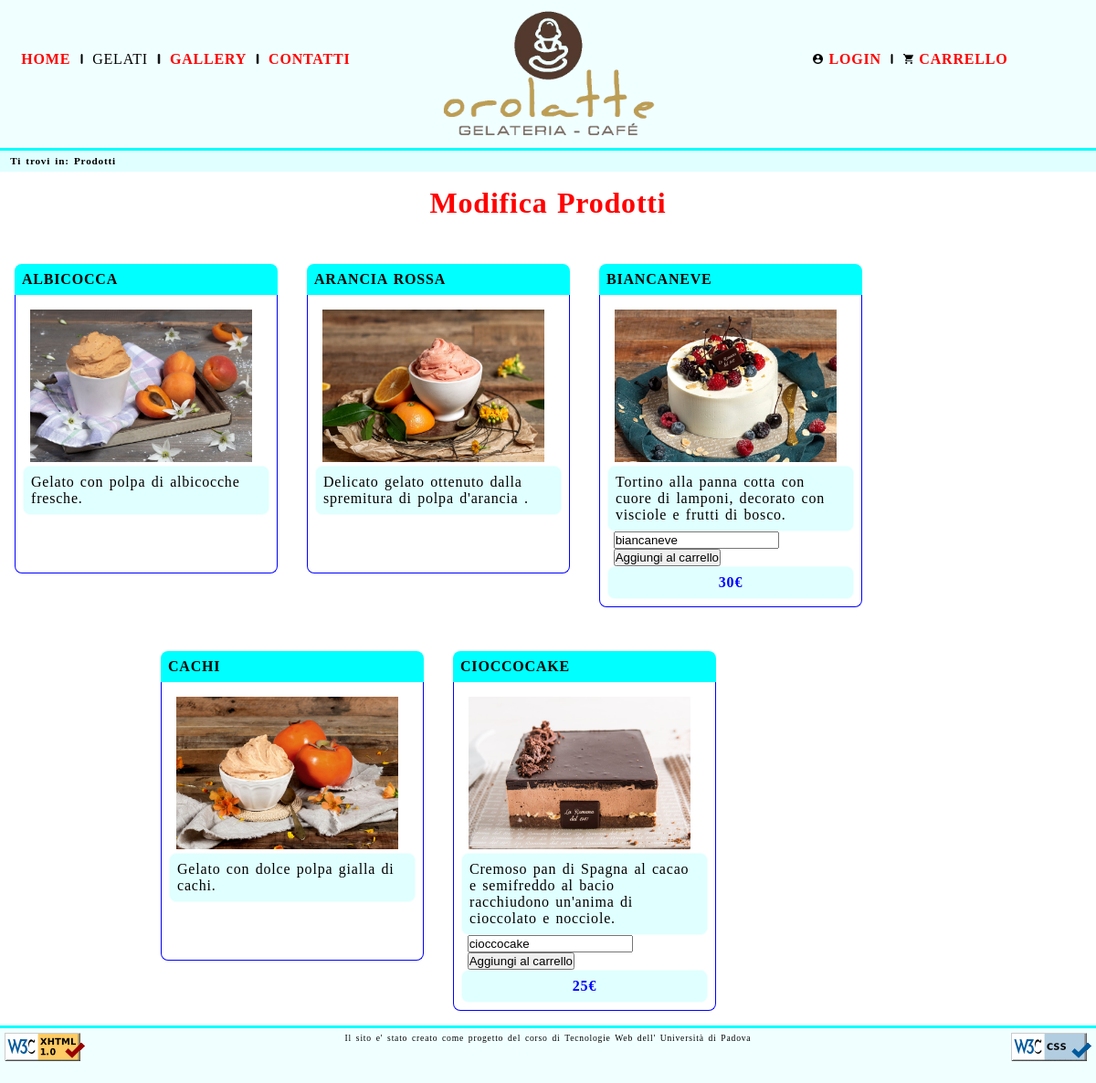
The app's page /prodotti.php with its own data.
### tables this page shows
CREATE TABLE `item` (
  `nome` varchar(20) NOT NULL,
  `descrizione` varchar(500) NOT NULL,
  `foto` varchar(100) NOT NULL,
  `alt_foto` varchar(100) NOT NULL,
  `nome_category` varchar(20) NOT NULL,
  `prezzo` int NOT NULL
);

### dbConnection.php (called while the page is built, shortened)
<?php
class DBAccess {
	private $connection;
	public function openDBConnection(){
		$this->connection = mysqli_connect(DBAccess::HOST_DB, DBAccess::USERNAME, DBAccess::PASSWORD, DBAccess::DATABASE_NAME);
		if(!$this->connection) {
			return false;
		}
		else {
			return true;
		}
	}
  public function getListaItem(){
    $querySelect="SELECT * FROM item ORDER BY nome ASC";
    $queryResult=mysqli_query($this->connection, $querySelect);
    if(mysqli_num_rows($queryResult)==0) {
      return null;
    }
    else{
      $listaProdotti = array();
      while($riga = mysqli_fetch_assoc($queryResult)){
        $singoloProdotto=array(
          "nome" => $riga['nome'],
          "descrizione" => $riga['descrizione'],
          "immagine" => $riga['foto'],
          "prezzo" => $riga['prezzo'],
          "alt" => $riga['alt_foto'],
          "categoria" => $riga['nome_category']
        );
        array_push($listaProdotti,$singoloProdotto);
      }
      return $listaProdotti;
    }
  }
}
?>

### prodotti.php (the view, shortened to what this page needs)
<?php
include "dbconnection.php";
$dbAccess=new DBAccess();
$connessioneRiuscita= $dbAccess->openDBConnection();
$paginaHTML=file_get_contents('prodotti.html');
if($connessioneRiuscita == false){
  die("Errore nell'apertura del DB");
}
else{
	$dbAccess->openDBConnection();
	$listaProdotti= $dbAccess->getListaItem();
	$dbAccess->closeDBConnection();
	if(isset($_SESSION["admin"]) && $_SESSION["admin"]){
		$paginaHTML=str_replace("<titolo/>", "<h2 >Modifica Prodotti</h2>", $paginaHTML);
	}
	else{
		$intestazione="<h2 id='inizio' accesskey='c'  >I Nostri Prodotti</h2>";
		$intestazione.='<div id="filtri">
		<form method="post" action="prodotti.php">
		<fieldset class="no_colore">
		<p  > Applica filtri:';
		if(isset($_POST['tutti'])){
			$intestazione.='<input type="submit"  name="tutti" value="Tutti" class="selezionato"/>';
			$paginaHTML=str_replace("<categoria/>", ">> Tutti", $paginaHTML);
		}
		else{
			$intestazione.='<input type="submit"    name="tutti" value="Tutti"/>';
		}
		if(isset($_POST['gelati'])){
			$intestazione.='<input type="submit" name="gelati" value="Gelati" class="selezionato"/>';
			$paginaHTML=str_replace("<categoria/>", ">> Gelati", $paginaHTML);
		}
		else{
			$intestazione.='<input type="submit"   name="gelati" value="Gelati"/>';
		}
		if(isset($_POST['torte'])){
			$intestazione.='<input type="submit" name="torte" value="Torte" class="selezionato"/>';
			$paginaHTML=str_replace("<categoria/>", ">> Torte", $paginaHTML);
		}
		else{
			$intestazione.='<input type="submit"    name="torte" value="Torte"/>';
		}
		$intestazione.='</p>
		</fieldset>
		</form>
		</div>';
		$paginaHTML=str_replace("<titolo/>", $intestazione, $paginaHTML);
	}
	if($listaProdotti != null){
		$definitionListProdotti='';
		foreach($listaProdotti as $prodotto){
			$definitionListProdotti.='<div class="flex"><dl id="prodotti"><dt >'.$prodotto['nome'];
			$definitionListProdotti.='</dt>';
			$definitionListProdotti.='<dd>';
			$definitionListProdotti.='<img  src="'.$prodotto['immagine'].'" alt="'.$prodotto['alt'].'"/>';
			if(isset($_SESSION["admin"]) && $_SESSION["admin"]){
				$definitionListProdotti.='<form method="post" action="prodotti.php">';
				$definitionListProdotti.='<input type="text" class="nome" name="name" value="'.$prodotto['nome'].'" />';
				if($prodotto['categoria']=="gelato"){
					$definitionListProdotti.='<div class="nome">';
				}
					$definitionListProdotti.='<label for="prezzo"  > Modifica Prezzo: </label>
					<input type="text" class="prezzo" name="prezzo"   value="'.$prodotto['prezzo'].'"/></br>';
				if($prodotto['categoria']=="gelato"){
					$definitionListProdotti.='</div>';
				}
				$definitionListProdotti.='<label for="Immagine" > Modifica Immagine: </label>
		<input type="text" class="immagine"   name="immagine" value="'.$prodotto['immagine'].'"/></br>';
				$definitionListProdotti.='<label for="Descrizione immagine"  > Modifica Descrizione immagine: </label>
				<textarea name="alt" rows="3" class="alt"   >'.$prodotto['alt'].' </textarea></br>';
				$definitionListProdotti.='<label for="Descrizione"  > Modifica Descrizione: </label>
				<textarea name="descrizione" rows="5" class="descrizione"   >'.$prodotto['descrizione'].' </textarea></br>';
				$definitionListProdotti.='<input type="submit" name="modifica" value="Modifica"  class="modifica"/></form>';
				$definitionListProdotti.='<form method="post" action="prodotti.php"><fieldset class="no_colore">';
				$definitionListProdotti.='<input type="text" class="nome" name="name" value="'.$prodotto['nome'].'" />';
				$definitionListProdotti.='<input type="submit" name="rimuovi" value="Rimuovi" class="rimuovi"    /></fieldset></form>';
				$definitionListProdotti.='</errelimina>';
			}
			else{
				$definitionListProdotti.='<p >'.$prodotto['descrizione'].'</p>';
				if($prodotto['categoria']=="torta"){
					$definitionListProdotti.='<form method="post" action="prodotti.php">';
				$definitionListProdotti.='<input type="text" class="nome" name="name" value="'.$prodotto['nome'].'" />';
				$definitionListProdotti.='<input type="submit"  name="aggiungi" value="Aggiungi al carrello" class="aggiungi" /></form>';
				$definitionListProdotti.='</errelimina>';
				$definitionListProdotti.='<div class="costo" ><p >'. $prodotto['prezzo'].'&euro;</p></div>';
				}
			}
			$definitionListProdotti.='</dd> </dl> </div>';
		}
	}
	else{
		$definitionListProdotti='<p>Nessun prodotto presente</p>';
	}
	 $paginaHTML=str_replace("<prodotti/>", $definitionListProdotti, $paginaHTML);
}
		if (isset($_SESSION['admin']) && $_SESSION["admin"] == false){
		$dbAccess->openDBConnection();
		$listaProdotti = $dbAccess->getListaProdotti_Carrello($_SESSION["email"]);
		$shopping_cart = '<div class="carrello-prodotti" >
  							<h2 accesskey="s" > Il tuo Ordine </h2>';
		$dbAccess->closeDBConnection();
		$totale=0;
		 if($listaProdotti != null) {
			$shopping_cart .= '<ul id="cart">';
			foreach ($listaProdotti as $prodotto) {
				$shopping_cart .= '<li>  <p class="item" >' . $prodotto['nome_item'] . '</p>
        <p class="prz" >' . $prodotto['prezzo']*$prodotto['quantità'] . '&euro;</p>
        <div class="qta">';
        $shopping_cart.='<form method="post" action="prodotti.php"><fieldset class="no_colore"><input type="text" class="nome" name="name" value="'.$prodotto['nome_item'].'" />';
		$shopping_cart.='<input type="submit"  name="meno" value="-" class="minus"/></fieldset></form> <p >'. $prodotto['quantità'] . '</p>';
        $shopping_cart.='<form method="post" action="prodotti.php"><fieldset class="no_colore"><input type="text" class="nome" name="name" value="'.$prodotto['nome_item'].'" />';
		$shopping_cart.='<input type="submit" name="aggiungi"  value="+" class="plus"/></fieldset></form> </div></li>';
		$totale+=$prodotto['prezzo']*$prodotto['quantità'];
			}
			$shopping_cart.='</ul>
			<div id="riepilogo" >
			<p>Totale: ' .$totale.' </p>
  </div>
  <div id="concludi">
    <a href="carrello.php" role="button">
    <p >Vai al Carrello</p> </a>
  </div>
	';
		}
		else {
			$shopping_cart .= '<p>Nessun prodotto nel carrello</p><div id="nascondi"></div>';
	   	}
		$shopping_cart.='</div>';
$paginaHTML = str_replace("<shopping_cart/>", $shopping_cart, $paginaHTML);
	}
	else if (!isset($_SESSION["admin"])) {
		$shopping_cart = '<div class="carrello-prodotti">
  							<h2 accesskey="s" > Il tuo Ordine </h2>';
  		if (!isset($_SESSION['loggedin']) || $_SESSION["loggedin"] == false){
			$shopping_cart .= "<p>Non hai effettuato il login! Per aggiungere prodotti al carrello, <a href='login.php'>accedi</a>.</p>";
  		}
		$shopping_cart.='</div>';
		$paginaHTML = str_replace("<shopping_cart/>", $shopping_cart, $paginaHTML);
	}
	$stringaLogin = "";
	if (!isset($_SESSION['loggedin']) || $_SESSION['loggedin'] == false) {
		$stringaLogin .= "<a href='login.php'  xml:lang='en'>LOGIN</a>\n";
	}
	$paginaHTML = str_replace("<ControlloLogin />", $stringaLogin, $paginaHTML);
echo $paginaHTML;
?>

### style/prodotti_desktop.css (style rules this page uses)
* { padding: 0em; margin:0em; }
html { background-color: lemonchiffon; width: 100%; height: 100%; }
body { font-size: 1em; max-width: 1280px; margin: auto; background-color: #FFF; font-family: "Times New Roman", cursive, serif; letter-spacing: 0.05em; word-spacing: 0.1em; }
a:link { color: red; }
#container { min-height: 100%; height: auto !important; height: 100%; margin: 0 auto -50px; }
#header { top: 0; left: 0; right: 0; padding: 0.5em; background-color: AZURE; text-align: center; border-bottom: 3px solid CYAN; }
.menu { margin-top: 3em; text-align: center; width: 33%; }
#menu_1 { float: left; }
.menu ul li { display: inline; padding: 0em ; text-decoration: none; }
.menu ul li a { font-size: 1em; font-weight: bold; text-decoration: none; }
.menu ul li img { max-width: 0.7em; }
#stile { width: 5%; }
#logo { width:33%; max-width: 15em; }
#menu_2 { float: right; }
#menu_2 ul li { display: inline; }
#percorso { font-size: 0.7em; background-color:LIGHTCYAN; color: black; padding:0.5em 0 0.5em 1.0em; font-weight:bold; }
input, textarea { margin-left: 0.5em; }
h2 { font-size: 2em; color: red; font-weight: bold; text-align: center; padding:0.5em; }
#contenutoPagina { width: 80%; }
#contenutoPagina dt { font-weight:bold; background-color:cyan; padding:0.5em; margin-top:1em; border-top-right-radius: 0.5em; border-top-left-radius: 0.5em; text-transform: uppercase; }
#contenutoPagina dd { border:1px solid blue; border-top:none; padding:0.5em; min-height: 18em; border-bottom-right-radius: 0.5em; border-bottom-left-radius: 0.5em; }
#contenutoPagina dd img { float:top; align-content: center; width:90%; margin-right:0.5em; margin-top:0.5em; margin-left:0.5em; }
#contenutoPagina dd p { padding: 0.5em; border:1px solid azure; background-color: lightcyan; border-radius: 0.5em; }
#contenutoPagina { display: flex; flex-wrap: wrap; justify-content: center; }
.flex { flex-basis: 30%; padding: 1em; flex-shrink: 1; }
.costo p { font-weight: bold; color: blue; text-align: center; }
#footer { border-top:3px solid CYAN ; background-color: AZURE; text-align:center; font-size:0.6em; padding:0.5em; height:4em; }
#imgvalidcode { float:left; }
#imgvalidcss { float:right; }
#contenutoPagina { display: flex; }
#footer, #push { height: 50px; clear: both; }

### style/header_mobile.css (style rules this page uses)
#menu_1 { display:none; }
#header { height:3em; }
.menu { margin-top: 0em; }
#titolo { display: none; }
#menu_2 { float: right; width: 40%; }
.menu ul li a { font-size: 0.8em; max-height: 3em; }
#contenutoPagina { width: 100%; }
.flex { flex-basis: 90%; padding: 1em; flex-grow: 1; }

### style/style_stampa.css (style rules this page uses)
* { padding: 0em; margin: 0em; }
#header { padding:1.0em 0em 1em 0em; text-align: center; margin-top: 0.5em; margin-bottom: 0.5em; }
.menu { display: none; }
#logo { display: none; }
#percorso { font-size: 1em; padding:0.5em 0 0.5em 1.0em; font-weight:bold; border-top:1px solid #DDD; border-bottom:1px solid #DDD; }
.contenutogenerale { width:100%; padding: 0.5em; font-size: 0.9em; }
#footer { border-top:1px solid #DDD ; text-align:center; font-size:0.5em; padding:0.5em; min-height:4em; }
#footer img { display: none; }
#contenutoPagina { width: 100%; }
#contenutoPagina dt { font-weight:bold; padding:0.5em; margin-top:1em; border-top-right-radius: 0.5em; border-top-left-radius: 0.5em; text-transform: uppercase; }
#contenutoPagina dd { border:1px solid black; border-top:none; padding:0.5em; min-height: 18em; border-bottom-right-radius: 0.5em; border-bottom-left-radius: 0.5em; }
#contenutoPagina dd img { float:top; align-content: center; width:95%; margin-right:0.3em; margin-top:0.5em; margin-left:0.6em; }
#contenutoPagina dd p { padding: 0.5em; border:1px solid black; border-radius: 0.5em; }
#contenutoPagina { display: flex; flex-wrap: wrap; justify-content: center; }
.flex { flex-basis: 25%; padding: 1em; flex-shrink: 1; }
.aggiungi { display:none; }
.nome { display: none; }
.costo p { font-weight: bold; color: black; text-align: center; }

### records on screen
item: nome "ALBICOCCA", foto (picture), descrizione "Gelato con polpa di albicocche fresche."
item: nome "ARANCIA ROSSA", foto (picture), descrizione "Delicato gelato ottenuto dalla spremitura di polpa d'arancia ."
item: nome "BIANCANEVE", foto (picture), descrizione "Tortino alla panna cotta con cuore di lamponi, decorato con visciole e frutti di bosco.", name "biancaneve", prezzo "30"
item: nome "CACHI", foto (picture), descrizione "Gelato con dolce polpa gialla di cachi."
item: nome "CIOCCOCAKE", foto (picture), descrizione "Cremoso pan di Spagna al cacao e semifreddo al bacio racchiudono un'anima di cioccolato e nocciole.", name "cioccocake", prezzo "25"

### other values on screen
str_replace("<titolo/>", $intestazione, $paginaHTML) "HOME GELATI GALLERY CONTATTI LOGIN CARRELLO Ti trovi in: Prodotti Modifica Prodotti Il sito e' stato creato come progetto del corso di Tecnologie Web dell' Università di Padova"
